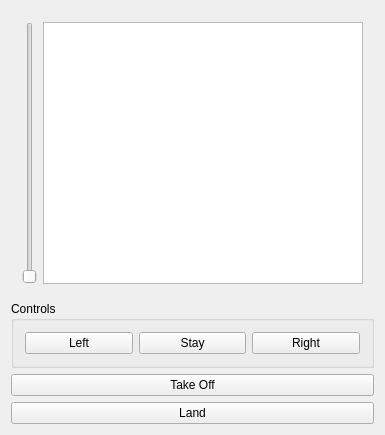
<?xml version="1.0" encoding="UTF-8"?>
<ui version="4.0">
 <class>MainWindow</class>
 <widget class="QMainWindow" name="MainWindow">
  <property name="geometry">
   <rect>
    <x>0</x>
    <y>0</y>
    <width>385</width>
    <height>435</height>
   </rect>
  </property>
  <property name="windowTitle">
   <string>CuteFace</string>
  </property>
  <widget class="QWidget" name="centralWidget">
   <layout class="QVBoxLayout" name="verticalLayout">
    <item>
     <widget class="QWidget" name="widget" native="true">
      <layout class="QHBoxLayout" name="horizontalLayout">
       <item>
        <widget class="QSlider" name="verticalSlider">
         <property name="orientation">
          <enum>Qt::Vertical</enum>
         </property>
        </widget>
       </item>
       <item>
        <widget class="QGraphicsView" name="graphicsView"/>
       </item>
      </layout>
     </widget>
    </item>
    <item>
     <widget class="QGroupBox" name="groupBox">
      <property name="title">
       <string>Controls</string>
      </property>
      <layout class="QHBoxLayout" name="horizontalLayout_2">
       <item>
        <widget class="QPushButton" name="pushButtonTurnLeft">
         <property name="text">
          <string>Left</string>
         </property>
        </widget>
       </item>
       <item>
        <widget class="QPushButton" name="pushButtonStay">
         <property name="text">
          <string>Stay</string>
         </property>
        </widget>
       </item>
       <item>
        <widget class="QPushButton" name="pushButtonTurnRight">
         <property name="text">
          <string>Right</string>
         </property>
        </widget>
       </item>
      </layout>
     </widget>
    </item>
    <item>
     <widget class="QPushButton" name="pushButtonTakeOff">
      <property name="text">
       <string>Take Off</string>
      </property>
     </widget>
    </item>
    <item>
     <widget class="QPushButton" name="pushButtonLand">
      <property name="text">
       <string>Land</string>
      </property>
     </widget>
    </item>
   </layout>
  </widget>
 </widget>
 <layoutdefault spacing="6" margin="11"/>
 <resources/>
 <connections/>
</ui>
